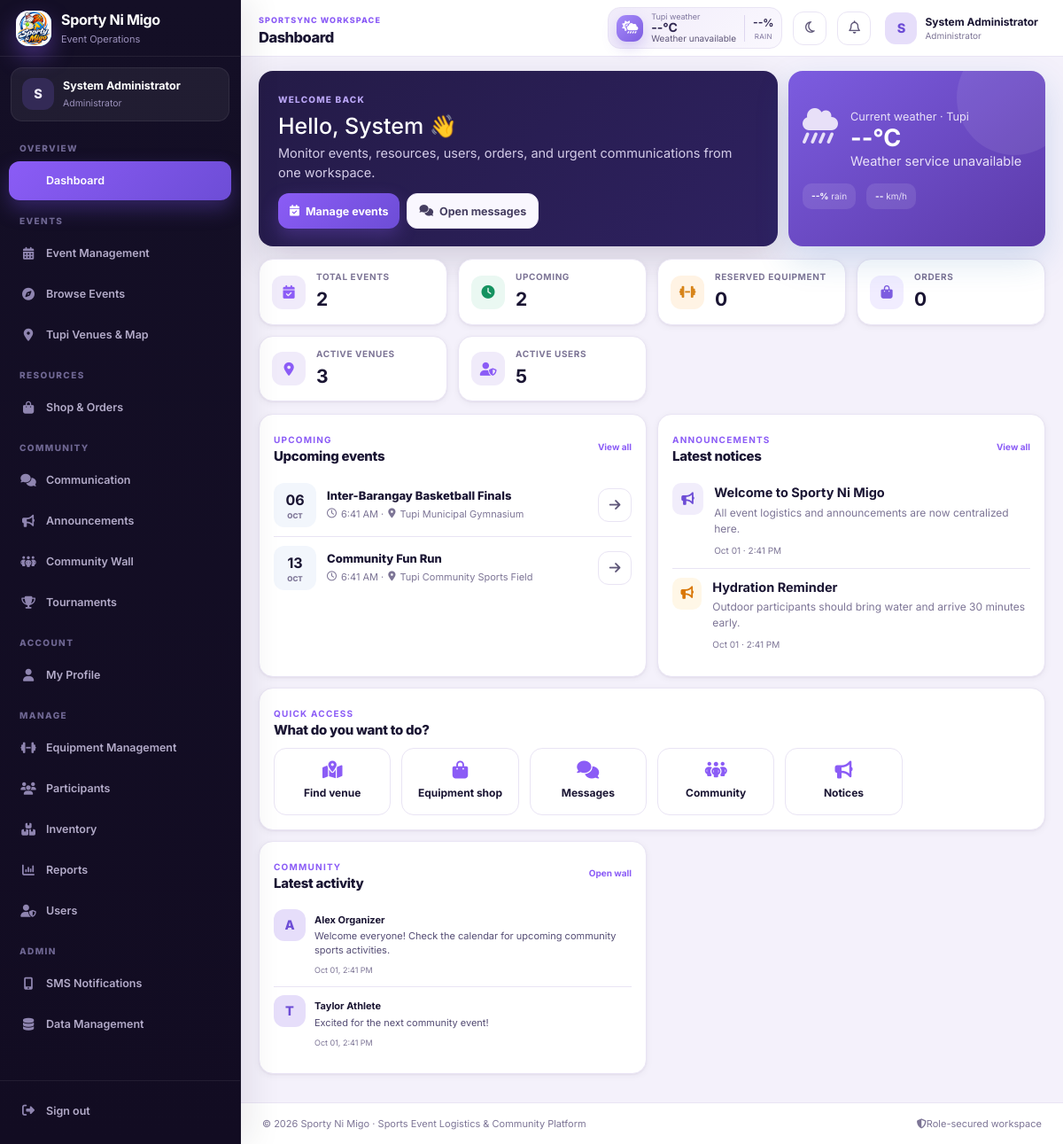
/index.php (signed in), run on the app's committed database.
### tables this page shows
CREATE TABLE users (
  id INT AUTO_INCREMENT PRIMARY KEY,
  role_id INT NOT NULL,
  full_name VARCHAR(120) NOT NULL,
  email VARCHAR(150) UNIQUE NOT NULL,
  password_hash VARCHAR(255) NOT NULL,
  clerk_id VARCHAR(64) NULL UNIQUE,
  phone VARCHAR(40),
  address VARCHAR(255) NULL,
  status ENUM('active','inactive') DEFAULT 'active',
  failed_login_attempts INT NOT NULL DEFAULT 0,
  locked_until DATETIME NULL,
  email_verified_at DATETIME NULL,
  last_login_at DATETIME NULL,
  reset_token_hash CHAR(64) NULL,
  reset_expires_at DATETIME NULL,
  created_at TIMESTAMP DEFAULT CURRENT_TIMESTAMP,
  updated_at TIMESTAMP DEFAULT CURRENT_TIMESTAMP ON UPDATE CURRENT_TIMESTAMP,
  INDEX idx_users_role (role_id),
  FOREIGN KEY (role_id) REFERENCES roles(id)
);

CREATE TABLE roles (
  id INT AUTO_INCREMENT PRIMARY KEY,
  name VARCHAR(50) UNIQUE NOT NULL
);

CREATE TABLE events (
  id INT AUTO_INCREMENT PRIMARY KEY,
  title VARCHAR(160) NOT NULL,
  description TEXT,
  event_type VARCHAR(80),
  start_at DATETIME NOT NULL,
  end_at DATETIME NOT NULL,
  venue_id INT NULL,
  organizer_id INT NULL,
  status ENUM('draft','scheduled','ongoing','completed','cancelled') DEFAULT 'scheduled',
  is_outdoor TINYINT(1) DEFAULT 0,
  created_at TIMESTAMP DEFAULT CURRENT_TIMESTAMP,
  INDEX idx_events_organizer_schedule (organizer_id, status, start_at),
  INDEX idx_events_venue_schedule (venue_id, status, start_at, end_at),
  FOREIGN KEY (venue_id) REFERENCES venues(id) ON DELETE SET NULL,
  FOREIGN KEY (organizer_id) REFERENCES users(id) ON DELETE SET NULL
);

CREATE TABLE venues (
  id INT AUTO_INCREMENT PRIMARY KEY,
  name VARCHAR(120) NOT NULL,
  address VARCHAR(255),
  latitude DECIMAL(10,7),
  longitude DECIMAL(10,7),
  capacity INT DEFAULT 0,
  facilities TEXT,
  layout_notes TEXT,
  image_path VARCHAR(255) NULL,
  status ENUM('available','maintenance','inactive') DEFAULT 'available',
  created_at TIMESTAMP DEFAULT CURRENT_TIMESTAMP
);

CREATE TABLE announcements (
  id INT AUTO_INCREMENT PRIMARY KEY,
  title VARCHAR(180) NOT NULL,
  body TEXT NOT NULL,
  type ENUM('general','urgent','emergency') DEFAULT 'general',
  audience VARCHAR(80) DEFAULT 'all',
  event_id INT NULL,
  created_by INT,
  expires_at DATETIME NULL,
  sms_total INT NOT NULL DEFAULT 0,
  sms_sent INT NOT NULL DEFAULT 0,
  sms_failed INT NOT NULL DEFAULT 0,
  created_at TIMESTAMP DEFAULT CURRENT_TIMESTAMP,
  FOREIGN KEY (event_id) REFERENCES events(id) ON DELETE SET NULL,
  FOREIGN KEY (created_by) REFERENCES users(id) ON DELETE SET NULL
);

CREATE TABLE community_posts (
  id INT AUTO_INCREMENT PRIMARY KEY,
  user_id INT NOT NULL,
  post_type ENUM('community','event','tournament') NOT NULL DEFAULT 'community',
  event_id INT NULL,
  tournament_id INT NULL,
  content TEXT NOT NULL,
  image_path VARCHAR(255),
  created_at TIMESTAMP DEFAULT CURRENT_TIMESTAMP,
  INDEX idx_community_created (created_at),
  FOREIGN KEY (user_id) REFERENCES users(id) ON DELETE CASCADE
);

### config/auth.php (called while the page is built, shortened)
<?php
function current_user(){ return $_SESSION['user'] ?? null; }
function has_role($roles){ $u=current_user(); return $u && in_array($u['role_name'], (array)$roles, true); }
function role_capabilities(?string $roleName = null): array {
    $roleName = $roleName ?? (current_user()['role_name'] ?? '');
    $map = [
        'Administrator' => [
            'manage_events','manage_venues','manage_equipment','manage_inventory','manage_orders',
            'manage_participants','manage_announcements','manage_users','view_reports','communicate','community','view_weather'
        ],
        'Staff/Coordinator' => [
            'manage_events','manage_venues','manage_equipment','manage_inventory','manage_orders',
            'manage_participants','manage_announcements','view_reports','communicate','community','view_weather'
        ],
        'Event Organizer' => [
            'plan_event','manage_own_event','borrow_equipment','order_merchandise','communicate','community','view_weather','travel'
        ],
        'Participant/Athlete' => [
            'plan_event','manage_own_event','borrow_equipment','order_merchandise','register_event','communicate','community','view_weather','travel'
        ],
        'Spectator/Community Member' => [
            'plan_event','manage_own_event','borrow_equipment','order_merchandise','register_event','communicate','community','view_weather','travel'
        ],
    ];
    return $map[$roleName] ?? [];
}
function can_role(string $capability): bool { return in_array($capability, role_capabilities(), true); }
function e($v){ return htmlspecialchars((string)$v, ENT_QUOTES|ENT_SUBSTITUTE, 'UTF-8'); }
function validate_session_user(PDO $pdo, bool $api = false): void {
    $sessionUser = current_user();
    try {
        $stmt = $pdo->prepare('SELECT u.id,u.full_name,u.email,u.phone,u.address,u.status,r.name role_name FROM users u JOIN roles r ON r.id=u.role_id WHERE u.id=? LIMIT 1');
        $stmt->execute([(int)$sessionUser['id']]);
    } catch (Throwable $e) {
        sportsync_log($e);
        return;
    }
}

### index.php (the view, shortened to what this page needs)
<?php
require 'config/db.php';
require 'config/auth.php';
require 'config/schedule.php';
validate_session_user($pdo);
$u=current_user();
$page=$_GET['page']??'dashboard';
$isAdmin=has_role(['Administrator']);
$isManager=can_role('manage_events');
$canPlanEvent=can_role('plan_event');
$menu=[
 'dashboard'=>['Dashboard','fa-grid-2','Overview'],
 'events'=>[$isManager?'Event Management':'My Events','fa-calendar-days','Events'],
 'discover'=>['Browse Events','fa-compass','Events'],
 'venues'=>['Tupi Venues & Map','fa-location-dot','Events'],
 'shop'=>[$isManager?'Shop & Orders':'Equipment Shop','fa-bag-shopping','Resources'],
 'communication'=>['Communication','fa-comments','Community'],
 'announcements'=>['Announcements','fa-bullhorn','Community'],
 'community'=>['Community Wall','fa-people-group','Community'],
 'tournament'=>['Tournaments','fa-trophy','Community'],
 'profile'=>['My Profile','fa-user','Account'],
];
if($canPlanEvent){
    $menu=['dashboard'=>$menu['dashboard'],'plan'=>['Plan an Event','fa-calendar-plus','Events']] + array_diff_key($menu,['dashboard'=>1]);
}else{
    $menu['equipment']=['Equipment Management','fa-dumbbell','Manage'];
}
if($isManager){
    $menu['participants']=['Participants','fa-users','Manage'];
    $menu['inventory']=['Inventory','fa-boxes-stacked','Manage'];
    $menu['reports']=['Reports','fa-chart-column','Manage'];
}
if($isAdmin){$menu['users']=['Users','fa-user-shield','Manage'];$menu['sms']=['SMS Notifications','fa-mobile-screen-button','Admin'];$menu['manage']=['Data Management','fa-database','Admin'];}
?><!doctype html>
<html lang="en"><head>
<link href="https://cdn.jsdelivr.net/npm/bootstrap@5.3.3/dist/css/bootstrap.min.css" rel="stylesheet"><link href="https://cdnjs.cloudflare.com/ajax/libs/font-awesome/6.5.2/css/all.min.css" rel="stylesheet"><link rel="stylesheet" href="https://unpkg.com/leaflet@1.9.4/dist/leaflet.css"><link rel="stylesheet" href="assets/css/app.css?v=20261002a"><link rel="stylesheet" href="assets/css/ui-polish.css?v=20261002a"></head>
<body class="app-body">
<div class="app-shell">
<aside class="sidebar" id="sidebar">
 <div class="brand"><div class="brand-logo"><img src="assets/img/logo-icon.png" alt="Sporty Ni Migo logo"></div><div><strong>Sporty Ni Migo</strong><small>Event Operations</small></div></div>
 <div class="sidebar-user"><div class="avatar"><?=e(strtoupper(substr($u['name'],0,1)))?></div><div class="min-w-0"><strong><?=e($u['name'])?></strong><small><?=e($u['role_name'])?></small></div></div>
 <nav class="sidebar-nav">
 <?php $lastGroup='';foreach($menu as $key=>$m): if($lastGroup!==$m[2]):$lastGroup=$m[2];?><div class="nav-section"><?=e($m[2])?></div><?php endif;?><a class="nav-link <?=$page===$key?'active':''?>" href="?page=<?=$key?>"><i class="fa-solid <?=$m[1]?>"></i><span><?=e($m[0])?></span><?php if($key==='communication'&&$messagesUnread):?><b><?=$messagesUnread?></b><?php endif;?></a><?php endforeach;?>
 </nav>
 <div class="sidebar-bottom"><button class="nav-link logout-nav-btn" type="button" data-bs-toggle="modal" data-bs-target="#logoutConfirmModal"><i class="fa-solid fa-right-from-bracket"></i><span>Sign out</span></button></div>
</aside>
<div class="content-wrap">
<header class="topbar"><div class="topbar-left"><div><span class="eyebrow">SPORTSYNC WORKSPACE</span><h1><?=e($menu[$page][0]??'Dashboard')?></h1></div></div><div class="topbar-right"><div class="mini-weather" id="globalWeather" aria-live="polite"><div class="mini-weather-icon"><i class="fa-solid fa-cloud-sun-rain"></i></div><div><small>Tupi weather</small><strong id="globalWeatherTemp">--°C</strong><span id="globalWeatherText"></span></div><div class="mini-weather-meta"><b id="globalWeatherRain">--%</b><small>rain</small></div></div><button id="themeToggle" class="icon-btn" title="Toggle theme"><i class="fa-regular fa-moon"></i></button><div class="dropdown"><button class="icon-btn" data-bs-toggle="dropdown"><i class="fa-regular fa-bell"></i></button></div><a class="user-chip" href="?page=profile"><div class="avatar"><?=e(strtoupper(substr($u['name'],0,1)))?></div><div class="d-none d-md-block"><strong><?=e($u['name'])?></strong><small><?=e($u['role_name'])?></small></div></a></div></header>
<main class="main-content" id="mainContent" tabindex="-1">
<?php if($page==='dashboard'):
if($isManager){
 $myEvents=(int)$pdo->query('SELECT COUNT(*) FROM events WHERE status<>"cancelled"')->fetchColumn();
 $upcoming=(int)$pdo->query('SELECT COUNT(*) FROM events WHERE start_at>NOW() AND status="scheduled"')->fetchColumn();
 $reserved=(int)$pdo->query('SELECT COALESCE(SUM(quantity),0) FROM event_equipment_reservations WHERE status="reserved"')->fetchColumn();
 $orderCount=(int)$pdo->query('SELECT COUNT(*) FROM orders WHERE status IN("pending","confirmed","ready")')->fetchColumn();
 $userCount=(int)$pdo->query('SELECT COUNT(*) FROM users WHERE status="active"')->fetchColumn();
 $nextEvents=$pdo->query('SELECT e.*,v.name venue_name FROM events e LEFT JOIN venues v ON v.id=e.venue_id WHERE e.start_at>=NOW() AND e.status="scheduled" ORDER BY e.start_at LIMIT 4')->fetchAll();
}
$recentNotices=$pdo->query('SELECT a.*,u.full_name FROM announcements a LEFT JOIN users u ON u.id=a.created_by WHERE expires_at IS NULL OR expires_at>NOW() ORDER BY created_at DESC LIMIT 3')->fetchAll();
$community=$pdo->query('SELECT p.*,u.full_name FROM community_posts p JOIN users u ON u.id=p.user_id ORDER BY p.created_at DESC LIMIT 3')->fetchAll();
?>
<div class="dashboard-welcome">
 <div><span class="eyebrow">WELCOME BACK</span><h2>Hello, <?=e(explode(' ',$u['name'])[0])?> 👋</h2><p><?=$isManager?'Monitor events, resources, users, orders, and urgent communications from one workspace.':'Your next event, venue, equipment, updates, and conversations are all within reach.'?></p><div class="hero-actions"><?php if($canPlanEvent):?><a class="btn btn-primary" href="?page=plan"><i class="fa-solid fa-calendar-plus"></i>Plan an event</a><?php else:?><a class="btn btn-primary" href="?page=events"><i class="fa-solid fa-calendar-check"></i>Manage events</a><?php endif;?><a class="btn btn-soft" href="?page=communication"><i class="fa-solid fa-comments"></i>Open messages</a></div></div>
 <div class="weather-hero" id="dashboardWeather"><i class="fa-solid fa-cloud-showers-heavy"></i><div><small>Current weather · Tupi</small><strong id="dashWeatherTemp">--°C</strong><span id="dashWeatherText">Checking live conditions...</span></div><div class="weather-metrics"><span><b id="dashRain">--%</b> rain</span><span><b id="dashWind">--</b> km/h</span></div></div>
</div>
<div class="stats-grid dashboard-stats"><div class="stat-card"><div class="stat-icon blue"><i class="fa-solid fa-calendar-check"></i></div><div><small><?=$isManager?'Total events':'My events'?></small><strong><?=$myEvents?></strong></div></div><div class="stat-card"><div class="stat-icon green"><i class="fa-solid fa-clock"></i></div><div><small>Upcoming</small><strong><?=$upcoming?></strong></div></div><div class="stat-card"><div class="stat-icon orange"><i class="fa-solid fa-dumbbell"></i></div><div><small>Reserved equipment</small><strong><?=$reserved?></strong></div></div><div class="stat-card"><div class="stat-icon purple"><i class="fa-solid fa-bag-shopping"></i></div><div><small>Orders</small><strong><?=$orderCount?></strong></div></div><?php if($isManager):?><div class="stat-card"><div class="stat-icon blue"><i class="fa-solid fa-location-dot"></i></div><div><small>Active venues</small><strong><?=$pdo->query('SELECT COUNT(*) FROM venues WHERE status="available"')->fetchColumn()?></strong></div></div><?php endif;?><?php if($isAdmin):?><div class="stat-card"><div class="stat-icon blue"><i class="fa-solid fa-user-shield"></i></div><div><small>Active users</small><strong><?=$userCount?></strong></div></div><?php endif;?></div>
<div class="dashboard-grid">
 <section class="panel"><div class="panel-head"><div><span class="eyebrow">UPCOMING</span><h3><?=$isManager?'Upcoming events':'Your next events'?></h3></div><a href="?page=events">View all</a></div><?php if(!$nextEvents):?><div class="empty-state compact"><i class="fa-regular fa-calendar-plus"></i><h4>No upcoming events yet</h4><p><?=$canPlanEvent?'Choose a date on the planner to create your first event.':'No scheduled event is waiting for management.'?></p><?php if($canPlanEvent):?><a class="btn btn-primary btn-sm" href="?page=plan">Open planner</a><?php endif;?></div><?php else:?><div class="event-list"><?php foreach($nextEvents as $e):?><article class="event-row"><div class="event-date"><strong><?=date('d',strtotime($e['start_at']))?></strong><span><?=strtoupper(date('M',strtotime($e['start_at'])))?></span></div><div class="event-info"><h4><?=e($e['title'])?></h4><p><i class="fa-regular fa-clock"></i><?=e(date('g:i A',strtotime($e['start_at'])))?> · <i class="fa-solid fa-location-dot"></i><?=e($e['venue_name']??'TBA')?></p></div><a class="icon-btn" href="?page=events"><i class="fa-solid fa-arrow-right"></i></a></article><?php endforeach;?></div><?php endif;?></section>
 <section class="panel"><div class="panel-head"><div><span class="eyebrow">ANNOUNCEMENTS</span><h3>Latest notices</h3></div><a href="?page=announcements">View all</a></div><?php if(!$recentNotices):?><div class="empty-state compact"><i class="fa-regular fa-bell"></i><h4>No announcements</h4><p>Important reminders will appear here.</p></div><?php else:foreach($recentNotices as $n):?><article class="dashboard-notice <?=e($n['type'])?>"><i class="fa-solid <?=$n['type']==='emergency'?'fa-triangle-exclamation':'fa-bullhorn'?>"></i><div><strong><?=e($n['title'])?></strong><p><?=e(mb_strimwidth(strip_tags($n['body']),0,105,'…'))?></p><small><?=e(date('M d · g:i A',strtotime($n['created_at'])))?></small></div></article><?php endforeach;endif;?></section>
 <section class="panel quick-panel"><div class="panel-head"><div><span class="eyebrow">QUICK ACCESS</span><h3>What do you want to do?</h3></div></div><div class="quick-grid"><?php if($canPlanEvent):?><a href="?page=plan"><i class="fa-solid fa-calendar-plus"></i><span>Plan event</span></a><?php endif;?><a href="?page=venues"><i class="fa-solid fa-map-location-dot"></i><span>Find venue</span></a><a href="?page=shop"><i class="fa-solid fa-bag-shopping"></i><span>Equipment shop</span></a><a href="?page=communication"><i class="fa-solid fa-comments"></i><span>Messages</span></a><a href="?page=community"><i class="fa-solid fa-people-group"></i><span>Community</span></a><a href="?page=announcements"><i class="fa-solid fa-bullhorn"></i><span>Notices</span></a></div></section>
 <section class="panel"><div class="panel-head"><div><span class="eyebrow">COMMUNITY</span><h3>Latest activity</h3></div><a href="?page=community">Open wall</a></div><?php if(!$community):?><div class="empty-state compact"><i class="fa-solid fa-people-group"></i><h4>No community posts yet</h4><p>Event and tournament updates will appear here.</p></div><?php else:foreach($community as $p):?><div class="feed-mini"><div class="avatar"><?=e(strtoupper(substr($p['full_name'],0,1)))?></div><div><strong><?=e($p['full_name'])?></strong><p><?=e(mb_strimwidth($p['content'],0,110,'…'))?></p><small><?=e(date('M d, g:i A',strtotime($p['created_at'])))?></small></div></div><?php endforeach;endif;?></section>
</div>
<?php endif;?>
</main>
<footer class="app-footer"><span>© <?=date('Y')?> Sporty Ni Migo · Sports Event Logistics & Community Platform</span><span><i class="fa-solid fa-shield-halved"></i>Role-secured workspace</span></footer>
</div></div>

### data on the page
users: full_name "S", full_name "System Administrator", role.name "Administrator", full_name "System"
events: start_at "06", start_at "OCT", title "Inter-Barangay Basketball Finals", start_at "6:41 AM", venue.name "Tupi Municipal Gymnasium"
events: start_at "13", start_at "OCT", title "Community Fun Run", start_at "6:41 AM", venue.name "Tupi Community Sports Field"
announcements: title "Welcome to Sporty Ni Migo", body "All event logistics and announcements are now centralized here.", created_at "Oct 01 · 2:41 PM"
announcements: title "Hydration Reminder", body "Outdoor participants should bring water and arrive 30 minutes early.", created_at "Oct 01 · 2:41 PM"
community_posts: user.full_name "A", user.full_name "Alex Organizer", content "Welcome everyone! Check the calendar for upcoming community sports activities.", created_at "Oct 01, 2:41 PM"
community_posts: user.full_name "T", user.full_name "Taylor Athlete", content "Excited for the next community event!", created_at "Oct 01, 2:41 PM"

### other printed values
$m[2] "OVERVIEW"
$m[0] "Dashboard"
$m[2] "EVENTS"
$m[0] "Event Management"
$m[0] "Browse Events"
$m[0] "Tupi Venues & Map"
$m[2] "RESOURCES"
$m[0] "Shop & Orders"
$m[2] "COMMUNITY"
$m[0] "Communication"
$m[0] "Announcements"
$m[0] "Community Wall"
$m[0] "Tournaments"
$m[2] "ACCOUNT"
$m[0] "My Profile"
